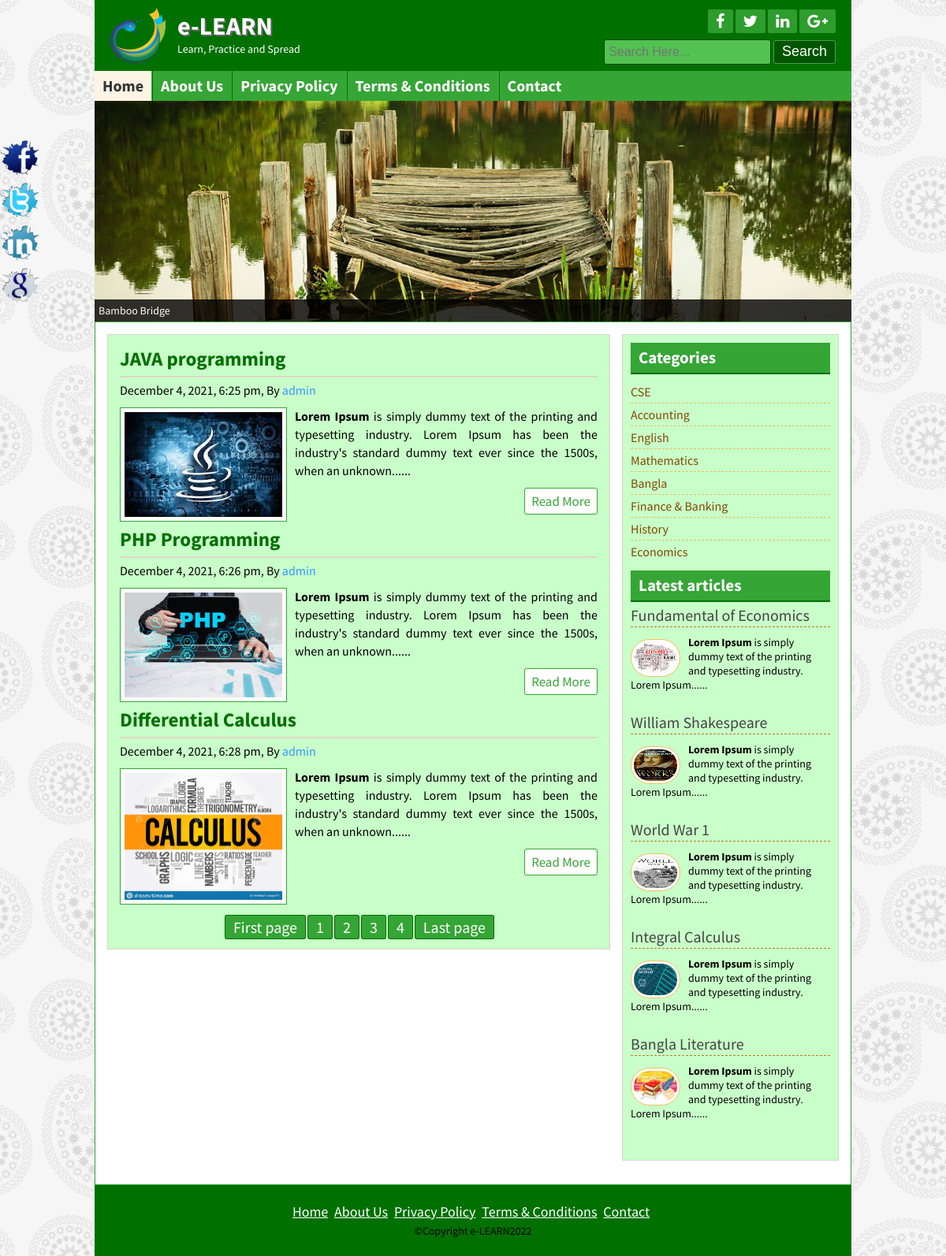
The page / on the database its author committed.
### tables this page shows
CREATE TABLE `title_slogan` (
  `id` int(11) NOT NULL,
  `title` varchar(255) NOT NULL,
  `slogan` varchar(255) NOT NULL,
  `logo` varchar(255) NOT NULL
);

CREATE TABLE `tbl_social` (
  `id` int(11) NOT NULL,
  `fb` varchar(255) NOT NULL,
  `tw` varchar(255) NOT NULL,
  `ln` varchar(255) NOT NULL,
  `gp` varchar(255) NOT NULL
);

CREATE TABLE `tbl_page` (
  `id` int(11) NOT NULL,
  `name` varchar(255) NOT NULL,
  `body` text NOT NULL
);

CREATE TABLE `tbl_post` (
  `id` int(11) NOT NULL,
  `cat` int(11) NOT NULL,
  `title` varchar(255) NOT NULL,
  `body` text NOT NULL,
  `image` varchar(255) NOT NULL,
  `author` varchar(50) NOT NULL,
  `tags` varchar(255) NOT NULL,
  `date` timestamp NULL DEFAULT CURRENT_TIMESTAMP,
  `userid` int(11) NOT NULL
);

CREATE TABLE `tbl_category` (
  `id` int(11) NOT NULL,
  `name` varchar(50) NOT NULL
);

CREATE TABLE `tbl_footer` (
  `id` int(11) NOT NULL,
  `note` varchar(255) NOT NULL
);

### lib/Database.php (called while the page is built, shortened)
<?php
Class Database{
	public $host   = DB_HOST;
	public $user   = DB_USER;
	public $pass   = DB_PASS;
	public $dbname = DB_NAME;
	public $link;
	private function connectDB(){
	$this->link = new mysqli($this->host, $this->user, $this->pass, $this->dbname);
 }
	public function select($query){
		$result = $this->link->query($query) or die($this->link->error.__LINE__);
		if($result->num_rows > 0){
			return $result;
		} else {
			return false;
		}
	}
}

### helpers/Format.php (called while the page is built, shortened)
<?php
class Format{
    public function formatDate($date){
       return date('F j, Y, g:i a', strtotime($date));
    }
    public function textShorten($text, $limit=200){
       $text = $text. " ";
       $text = substr($text, 0, $limit);
       $text = substr($text, 0, strrpos($text,' '));
       $text = $text. "......";
        return $text;
    }
}
?>

### index.php (the view)
<?php include "inc/header.php";?>
<?php include "inc/slider.php";?>
<div class="contentsection contemplete clear">
    <div class="maincontent clear">
        <?php
             $per_page = 3;
            if(isset($_GET['page'])){
                $page = $_GET['page'];
            }else{
                $page  = 1;
            }
            $start_from = ($page -1) * $per_page;
        ?>
        <?php
            $query = "select * from tbl_post limit $start_from, $per_page ;";
            $post = $db->select($query);
            if($post){
                while($result = $post->fetch_assoc()){
        ?>
        <div class="samepost clear">
            <h2><a href="post.php?id=<?php echo $result['id']; ?>"><?php echo $result['title']; ?></a></h2>
            <h4><?php echo $fm->formatDate($result['date']); ?>, By <a href="#"><?php echo $result['author']; ?></a></h4>
             <a href="#"><img src="admin/upload/<?php echo $result['image']; ?>" alt="post image"/></a>
            <?php echo $fm->textShorten($result['body']) ; ?>
            <div class="readmore clear">
                <a href="post.php?id=<?php echo $result['id']; ?>">Read More</a>
            </div>
        </div>
        <?php } ?>
        <?php
            $query = "select * from tbl_post;";
            $result = $db->select($query);
            $total_rows = mysqli_num_rows($result);
            $total_pages = ceil($total_rows/$per_page);
            echo"<span class='pagination'><a href='index.php?page=1'>".'First page'."</a>";
            for ($i = 1; $i <= $total_pages ; $i++){
                echo "<a href='index.php?page=$i'>".$i."</a>";
            }
            echo "<a href='index.php?page=$total_pages'>".'Last page'."</a></span>" ?>
        <?php }else{ header("Location:404.php");} ?>
    </div>
<?php include "inc/sidebar.php";?>
<?php include "inc/footer.php";?>

### inc/header.php (shortened to what this page needs)
<?php include "lib/Database.php";?>
<?php include "helpers/Format.php";?>
<?php
    $db = new Database();
    $fm = new Format();
?>
<!DOCTYPE html>
<html>
<head>
    <?php include "scripts/css.php"; ?>
</head>
<body>
	<div class="headersection templete clear">
		<a href="index.php">
			<div class="logo">
                <?php
                     $query = "select * from title_slogan where id='1';";
                    $blog_title= $db->select($query);
                    if($blog_title){
                        while($result = $blog_title->fetch_assoc()){
                ?>
				<img src="admin/upload/<?php echo $result['logo']; ?>" alt="Logo"/>
				<h2><?php echo $result['title']; ?></h2>
				<p><?php echo $result['slogan']; ?></p>
                <?php } } ?>
			</div>
		</a>
		<div class="social clear">
			<div class="icon clear">
                <?php
                    $query = "select * from tbl_social where id='1';";
                    $social = $db->select($query);
                    if($social){
                        while($result = $social->fetch_assoc()){
                ?>
				<a href="<?php echo $result['fb']; ?>" target="_blank"><i class="fa fa-facebook"></i></a>
				<a href="<?php echo $result['tw']; ?>" target="_blank"><i class="fa fa-twitter"></i></a>
				<a href="<?php echo $result['ln']; ?>" target="_blank"><i class="fa fa-linkedin"></i></a>
				<a href="<?php echo $result['gp']; ?>" target="_blank"><i class="fa fa-google-plus"></i></a>
                <?php } } ?>
			</div>
			<div class="searchbtn clear">
			<form action="search.php" method="get">
				<input type="text" name="search" placeholder="Search Here..."/>
				<input type="submit" name="submit" value="Search"/>
			</form>
			</div>
		</div>
	</div>
<div class="navsection templete">
    <?php
        $path = $_SERVER['SCRIPT_FILENAME'];
        $currentpage = basename($path, '.php');
    ?>
	<ul>
		<li><a <?php if($currentpage == 'index'){echo 'id="active"';} ?>
               href="index.php">Home</a></li>
        <?php
            $query = "select * from tbl_page;";
            $pages = $db->select($query);
            if($pages){
                while($result = $pages->fetch_assoc()){
        ?>
		<li><a
               <?php if(isset($_GET['pageid']) && $_GET['pageid'] == $result['id']){echo 'id="active"';} ?>
               href="page.php?pageid=<?php echo $result['id']; ?>"><?php echo $result['name']; ?></a></li>
        <?php } } ?>
        <li><a
               <?php if($currentpage == 'contact'){echo 'id="active"';} ?>
               href="contact.php">Contact</a></li>
	</ul>
</div>

### scripts/css.php
<link rel="stylesheet" href="font-awesome-4.5.0/css/font-awesome.css">
<link rel="stylesheet" href="css/nivo-slider.css" type="text/css" media="screen" />
<link rel="stylesheet" href="style.css">
<?php
    $query = "select * from tbl_theme where id = '1';";
    $themes = $db->select($query);
    while($result = $themes->fetch_assoc()){
        if($result['theme'] == 'orange'){ ?>
            <link rel="stylesheet" href="theme/orange.css">
    <?php }else if($result['theme'] == 'green'){ ?>
            <link rel="stylesheet" href="theme/green.css">
<?php } } ?>

### inc/slider.php
<div class="slidersection templete clear">
    <div id="slider">
        <?php
            $query = "SELECT *
            FROM tbl_slider;";
            $slider = $db->select($query);
            if($slider){
                while($result = $slider->fetch_assoc()){ ?>
        <a href="#"><img src="admin/upload/slider/<?php echo $result['image'];?>" alt="<?php echo $result['title'];?>"  title="<?php echo $result['title'];?>" /></a>
        <?php } } ?>
    </div>
</div>

### inc/sidebar.php
<div class="sidebar clear">
    <div class="samesidebar clear">
        <h2>Categories</h2>
            <ul>
                 <?php
                    $query = "select * from tbl_category;";
                    $category = $db->select($query);
                    if($category){
                        while($result = $category->fetch_assoc()){
                 ?>
                <li><a href="posts.php?category=<?php echo $result['id']; ?>"><?php echo $result['name']?></a></li>
                <?php } } else{ ?>
                    <li>No Category Created</li>
                <?php } ?>
            </ul>
    </div>
    <div class="samesidebar clear">
        <h2>Latest articles</h2>
        <?php
            $query = "select * from tbl_post order by id desc limit 5;";
            $post = $db->select($query);
            if($post){
                while($result = $post->fetch_assoc()){
         ?>
            <div class="popular clear">
                <h3><a href="post.php?id=<?php echo $result['id']; ?>"><?php echo $result['title']; ?></a></h3>
                <a href="post.php?id=<?php echo $result['id']; ?>"><img src="admin/upload/<?php echo $result['image']; ?>" alt="post image"/></a>
               <?php echo $fm->textShorten($result['body'],120) ; ?>
            </div>
        <?php } }else{ header("Location:404.php");} ?>
    </div>
</div>

### inc/footer.php (shortened to what this page needs)
</div>
<div class="footersection templete clear">
  <div class="footermenu clear">
	<ul>
		<li><a href="index.php">Home</a></li>
        <?php
            $query = "select * from tbl_page;";
            $pages = $db->select($query);
            if($pages){
                while($result = $pages->fetch_assoc()){
        ?>
		<li><a  href="page.php?pageid=<?php echo $result['id']; ?>"><?php echo $result['name']; ?></a></li>
        <?php } } ?>
        <li><a href="contact.php">Contact</a></li>
	</ul>
  </div>
  <?php
    $query = "select * from tbl_footer where id='1';";
    $footernote = $db->select($query);
    if($footernote){
        while($result = $footernote->fetch_assoc()){
  ?>
  <p>&copy;<?php echo $result['note']; ?><?php echo date('Y')?></p>
  <?php } } ?>
</div>
<div class="fixedicon clear">
    <?php
        $query = "select * from tbl_social where id='1';";
        $social = $db->select($query);
        if($social){
            while($result = $social->fetch_assoc()){
    ?>
    <a href="<?php echo $result['fb']; ?>" target="_blank"><img src="images/fb.png" alt="Facebook"/></a>
    <a href="<?php echo $result['tw']; ?>" target="_blank"><img src="images/tw.png" alt="Twitter"/></a>
    <a href="<?php echo $result['ln']; ?>" target="_blank"><img src="images/in.png" alt="LinkedIn"/></a>
    <a href="<?php echo $result['gp']; ?>" target="_blank"><img src="images/gl.png" alt="GooglePlus"/></a>
    <?php } } ?>
</div>
</body>
</html>

### css/nivo-slider.css (style rules this page uses)
.nivoSlider { position:relative; }
.nivoSlider a.nivo-imageLink { position:absolute; top:0px; left:0px; width:100%; height:100%; border:0; padding:0; margin:0; z-index:60; display:none; }

### theme/green.css (style rules this page uses)
.headersection,.footersection { background: #007000 none repeat scroll 0 0; }
.icon a { background: #2d9d2d none repeat scroll 0 0; }
.searchbtn input[type="text"] { border: 1px solid #034703; background: #52c252 none repeat scroll 0 0; }
.searchbtn input[type="submit"] { border: 1px solid #549854; }
input[type="submit"] { background: #005600 none repeat scroll 0 0;border: 1px solid #007000; }
.navsection { background: #35a535 none repeat scroll 0 0; }
.navsection ul li { border-left: 1px solid #007000;border-right: 1px solid #38a838; }
.samepost h2 a { color: #007000; }
.maincontent,.sidebar { background: #c9ffc9 none repeat scroll 0 0; }
.samepost img { border: 1px solid #35a535; }
.contentsection { border: 1px solid #35a535; }
.samesidebar h2 { background: #35a535 none repeat scroll 0 0;border-bottom: 2px solid #007000;color: #fff; }
.readmore a { border: 1px solid #35a535;color: #35a535; }
.pagination a { background: #35a535 none repeat scroll 0 0;border: 1px solid #007000;color: #fff; }
.footermenu ul li a { color: #fff; }
.samepost h2, .about h2 { color: #007000; }

### rows shown on the page
title_slogan: logo (picture), title "e-LEARN", slogan "Learn, Practice and Spread"
tbl_page: name "About Us"
tbl_page: name "Privacy Policy"
tbl_page: name "Terms & Conditions"
tbl_post: title "JAVA programming", date "December 4, 2021, 6:25 pm", author "admin", image (picture), body "Lorem Ipsum is simply dummy text of the printing and typesetting industry. Lorem Ipsum has been the industry's standard dummy text ever since the 1500s, when an unknown......"
tbl_post: title "PHP Programming", date "December 4, 2021, 6:26 pm", author "admin", image (picture), body "Lorem Ipsum is simply dummy text of the printing and typesetting industry. Lorem Ipsum has been the industry's standard dummy text ever since the 1500s, when an unknown......"
tbl_post: title "Differential Calculus", date "December 4, 2021, 6:28 pm", author "admin", image (picture), body "Lorem Ipsum is simply dummy text of the printing and typesetting industry. Lorem Ipsum has been the industry's standard dummy text ever since the 1500s, when an unknown......"
tbl_category: name "CSE"
tbl_category: name "Accounting"
tbl_category: name "English"
tbl_category: name "Mathematics"
tbl_category: name "Bangla"
tbl_category: name "Finance & Banking"
tbl_category: name "History"
tbl_category: name "Economics"
tbl_post: title "Fundamental of Economics", image (picture), body "Lorem Ipsum is simply dummy text of the printing and typesetting industry. Lorem Ipsum......"
tbl_post: title "William Shakespeare", image (picture), body "Lorem Ipsum is simply dummy text of the printing and typesetting industry. Lorem Ipsum......"
tbl_post: title "World War 1", image (picture), body "Lorem Ipsum is simply dummy text of the printing and typesetting industry. Lorem Ipsum......"
tbl_post: title "Integral Calculus", image (picture), body "Lorem Ipsum is simply dummy text of the printing and typesetting industry. Lorem Ipsum......"
tbl_post: title "Bangla Literature", image (picture), body "Lorem Ipsum is simply dummy text of the printing and typesetting industry. Lorem Ipsum......"
tbl_footer: note "Copyright e-LEARN"
